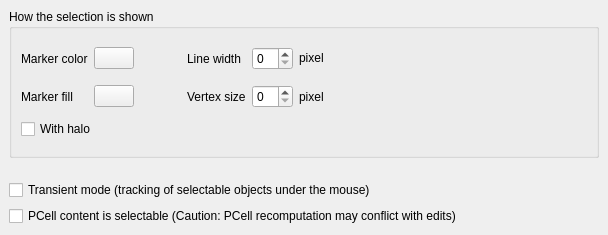
<?xml version="1.0" encoding="UTF-8"?>
<ui version="4.0">
 <class>LayoutViewConfigPage2c</class>
 <widget class="QFrame" name="LayoutViewConfigPage2c">
  <property name="geometry">
   <rect>
    <x>0</x>
    <y>0</y>
    <width>608</width>
    <height>235</height>
   </rect>
  </property>
  <property name="windowTitle">
   <string>Settings</string>
  </property>
  <layout class="QVBoxLayout">
   <property name="spacing">
    <number>6</number>
   </property>
   <property name="margin">
    <number>9</number>
   </property>
   <item>
    <widget class="QGroupBox" name="groupBox_2">
     <property name="title">
      <string>How the selection is shown</string>
     </property>
     <layout class="QGridLayout">
      <property name="margin">
       <number>9</number>
      </property>
      <property name="spacing">
       <number>6</number>
      </property>
      <item row="1" column="1">
       <widget class="lay::DitherPatternSelectionButton" name="stipple_pb">
        <property name="text">
         <string/>
        </property>
       </widget>
      </item>
      <item row="1" column="5">
       <widget class="QLabel" name="label_5">
        <property name="text">
         <string>pixel</string>
        </property>
       </widget>
      </item>
      <item row="0" column="6">
       <spacer>
        <property name="orientation">
         <enum>Qt::Horizontal</enum>
        </property>
        <property name="sizeHint" stdset="0">
         <size>
          <width>71</width>
          <height>31</height>
         </size>
        </property>
       </spacer>
      </item>
      <item row="0" column="5">
       <widget class="QLabel" name="textLabel2">
        <property name="sizePolicy">
         <sizepolicy hsizetype="Fixed" vsizetype="Fixed">
          <horstretch>0</horstretch>
          <verstretch>0</verstretch>
         </sizepolicy>
        </property>
        <property name="text">
         <string>pixel</string>
        </property>
       </widget>
      </item>
      <item row="0" column="4">
       <widget class="QSpinBox" name="lw_spinbx"/>
      </item>
      <item row="0" column="3">
       <widget class="QLabel" name="textLabel1_2">
        <property name="text">
         <string>Line width</string>
        </property>
       </widget>
      </item>
      <item row="0" column="2">
       <spacer>
        <property name="orientation">
         <enum>Qt::Horizontal</enum>
        </property>
        <property name="sizeType">
         <enum>QSizePolicy::Fixed</enum>
        </property>
        <property name="sizeHint" stdset="0">
         <size>
          <width>41</width>
          <height>31</height>
         </size>
        </property>
       </spacer>
      </item>
      <item row="1" column="3">
       <widget class="QLabel" name="vs_lbl">
        <property name="text">
         <string>Vertex size</string>
        </property>
       </widget>
      </item>
      <item row="1" column="4">
       <widget class="QSpinBox" name="vs_spinbx"/>
      </item>
      <item row="0" column="1">
       <widget class="lay::ColorButton" name="color_pb">
        <property name="toolTip">
         <string>The color in which the rulers are drawn</string>
        </property>
        <property name="text">
         <string/>
        </property>
       </widget>
      </item>
      <item row="0" column="0">
       <widget class="QLabel" name="textLabel3_2">
        <property name="text">
         <string>Marker color</string>
        </property>
       </widget>
      </item>
      <item row="1" column="0">
       <widget class="QLabel" name="label">
        <property name="text">
         <string>Marker fill</string>
        </property>
       </widget>
      </item>
      <item row="2" column="0" colspan="7">
       <widget class="QCheckBox" name="halo_cb">
        <property name="text">
         <string>With halo</string>
        </property>
       </widget>
      </item>
     </layout>
    </widget>
   </item>
   <item>
    <spacer>
     <property name="orientation">
      <enum>Qt::Vertical</enum>
     </property>
     <property name="sizeType">
      <enum>QSizePolicy::Fixed</enum>
     </property>
     <property name="sizeHint" stdset="0">
      <size>
       <width>561</width>
       <height>16</height>
      </size>
     </property>
    </spacer>
   </item>
   <item>
    <widget class="QCheckBox" name="transient_mode_cb">
     <property name="text">
      <string>Transient mode (tracking of selectable objects under the mouse)</string>
     </property>
    </widget>
   </item>
   <item>
    <widget class="QCheckBox" name="sel_inside_pcells_cb">
     <property name="text">
      <string>PCell content is selectable (Caution: PCell recomputation may conflict with edits)</string>
     </property>
    </widget>
   </item>
  </layout>
 </widget>
 <layoutdefault spacing="6" margin="11"/>
 <customwidgets>
  <customwidget>
   <class>lay::DitherPatternSelectionButton</class>
   <extends>QPushButton</extends>
   <header>layWidgets.h</header>
  </customwidget>
  <customwidget>
   <class>lay::ColorButton</class>
   <extends>QPushButton</extends>
   <header>layWidgets.h</header>
  </customwidget>
 </customwidgets>
 <tabstops>
  <tabstop>color_pb</tabstop>
  <tabstop>lw_spinbx</tabstop>
  <tabstop>halo_cb</tabstop>
  <tabstop>vs_spinbx</tabstop>
  <tabstop>transient_mode_cb</tabstop>
 </tabstops>
 <resources/>
 <connections/>
</ui>
